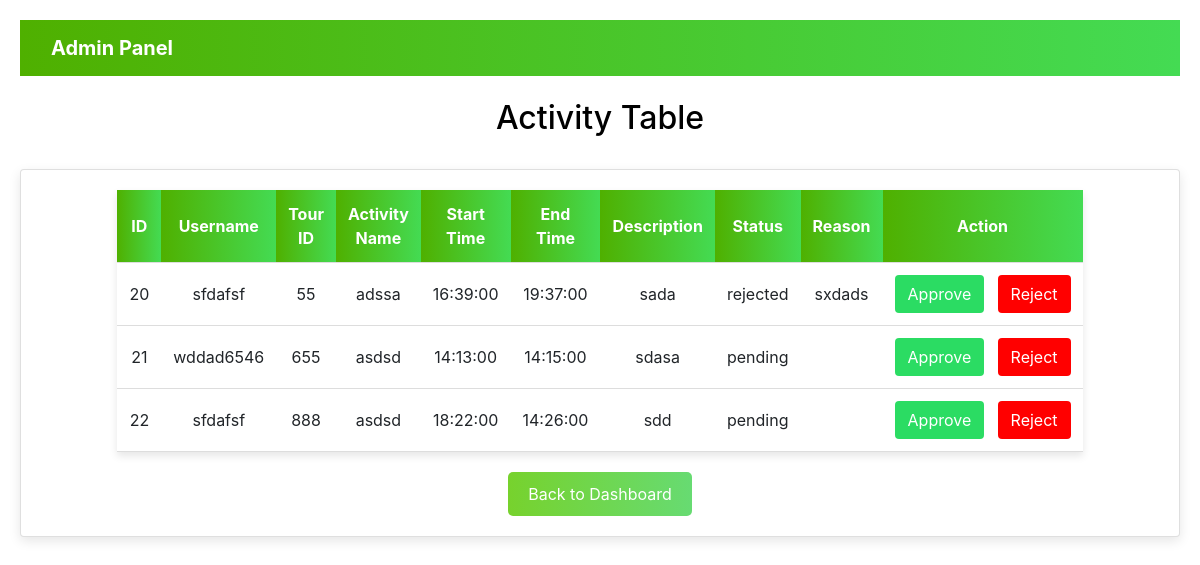
The page /admin_dashboard.php on the database its author committed.
### tables this page shows
CREATE TABLE `activities1` (
  `id` int(11) NOT NULL,
  `tour_id` int(11) NOT NULL,
  `username` varchar(50) NOT NULL,
  `activity_name` varchar(255) NOT NULL,
  `date` date NOT NULL,
  `start_time` time NOT NULL,
  `end_time` time NOT NULL,
  `description` text NOT NULL,
  `status` enum('pending','approved','rejected') NOT NULL DEFAULT 'pending',
  `reason` text DEFAULT NULL
);

### admin_dashboard.php (the view, shortened to what this page needs)
<?php
$conn = new mysqli("127.0.0.1", "root", "", "tours_management", 3306);
?>
<!DOCTYPE html>
<html lang="en">
<head>
  <link href="https://stackpath.bootstrapcdn.com/bootstrap/4.5.2/css/bootstrap.min.css" rel="stylesheet">
</head>
<body>
  <nav class="navbar navbar-expand-lg navbar-dark bg-dark">
    <div class="container-fluid">
      <a class="navbar-brand" href="#">Admin Panel</a>
    </div>
  </nav>
  <h2>Activity Table</h2>
  <div class="card">
    <table>
      <thead>
        <tr>
        <th> ID</th>
        <th>Username</th>
          <th>Tour ID</th>
          <th>Activity Name</th>
          <th>Start Time</th>
          <th>End Time</th>
          <th>Description</th>
          <th>Status</th>
          <th>Reason</th>
          <th>Action</th>
        </tr>
      </thead>
      <tbody>
        <?php
        $sql = "SELECT * FROM activities1";
        $result = $conn->query($sql);
        if ($result->num_rows > 0) {
            while ($row = $result->fetch_assoc()) {
                echo "<tr>
                         <td>" . $row['id'] . "</td>
                         <td>" . $row['username'] . "</td>
                        <td>" . $row['tour_id'] . "</td>
                        <td>" . $row['activity_name'] . "</td>
                        <td>" . $row['start_time'] . "</td>
                        <td>" . $row['end_time'] . "</td>
                        <td>" . $row['description'] . "</td>
                        <td>" . $row['status'] . "</td>
                        <td>" . $row['reason'] . "</td>
                        <td>
                          <a href='?approve_id=" . $row['id'] . "' class='btn update-btn'>Approve</a>
                          <button onclick='confirmReject(" . $row['id'] . ")' class='btn delete-btn'>Reject</button>
                        </td>
                      </tr>";
            }
        } else {
            echo "<tr><td colspan='8' style='text-align:center;'>No activities found.</td></tr>";
        }
        ?>
      </tbody>
    </table>
    <div style="text-align: center; margin-top: 20px;">
    <button onclick="window.location.href='admin.php'"
            style="padding: 10px 20px; background:linear-gradient(90deg, rgb(119, 210, 45), rgb(103, 219, 114)); color: white; border: none; border-radius: 5px; cursor: pointer;">
        Back to Dashboard
    </button>
</div>
  </div>
</body>
</html>

### admin_dashboard.php (style rules this page uses)
body { font-family: Arial, sans-serif; background-color: #f4f4f9; margin: 0; padding: 20px; }
.card { border-radius: 10px; border: none; box-shadow: 0 4px 12px rgba(0, 0, 0, 0.1); padding: 20px; background: white; }
table { width: 80%; margin: auto; border-collapse: collapse; background: white; box-shadow: 0 4px 8px rgba(0, 0, 0, 0.1); text-align: center; }
th, td { padding: 12px; text-align: center; border-bottom: 1px solid #ddd; }
th { background: linear-gradient(90deg, rgb(79, 176, 0), rgb(68, 219, 83)); color: white; text-align: center; }
.btn { padding: 6px 12px; border: none; cursor: pointer; border-radius: 4px; text-decoration: none; display: inline-block; }
.update-btn { background-color: rgb(43, 220, 99) !important; color: white !important; }
.delete-btn { background-color: red !important; color: white !important; }
h2 { padding-top: 2%; padding-bottom: 2%; font-size: 2.5rem; font-weight: bold; color: black; text-align: center; margin-bottom: 20px; }
.navbar { background: linear-gradient(90deg, rgb(79, 176, 0), rgb(68, 219, 83)); }
.navbar .navbar-brand { font-weight: bold; }
td:nth-child(10), th:nth-child(10) { width: 200px; }
td:nth-child(10) { display: flex; justify-content: space-between; align-items: center; }

### rows shown on the page
activities1: id "20", username "sfdafsf", tour "55", activity_name "adssa", start_time "16:39:00", end_time "19:37:00", description "sada", status "rejected", reason "sxdads"
activities1: id "21", username "wddad6546", tour "655", activity_name "asdsd", start_time "14:13:00", end_time "14:15:00", description "sdasa", status "pending"
activities1: id "22", username "sfdafsf", tour "888", activity_name "asdsd", start_time "18:22:00", end_time "14:26:00", description "sdd", status "pending"
